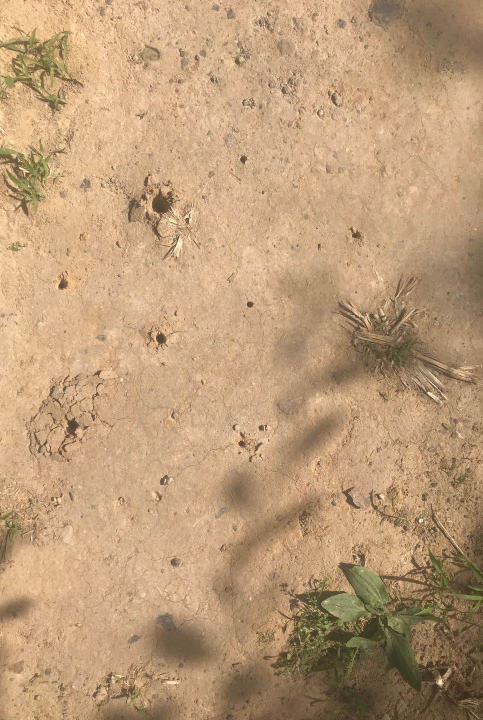
#> input picture license_plate/soil_2.jpg, 966 x 1440 px, found by its file name (shown at 1/2 size)
$ python soil_test.py   (older library calls are emulated)
#> lines starting #> are read from the running program, lines starting #| are printed output that depends on the picture; after the words box and inside, x2 and y2 are one past the last pixel; in counts of white or black regions, pixels touching at a corner belong together
import cv2
import numpy as np
from cv2.cv2 import GaussianBlur

image = cv2.imread('C:\\Users\\YFZX\\Desktop\\Python_code\\license_plate\\soil_2.jpg')
#> image is the input picture: shape (1440, 966, 3); mean B, G, R 121, 155.9, 188.6
output=image.copy()
# [4 lines of commented-out code are left out]

gray_img = cv2.cvtColor(image, cv2.COLOR_BGR2GRAY )
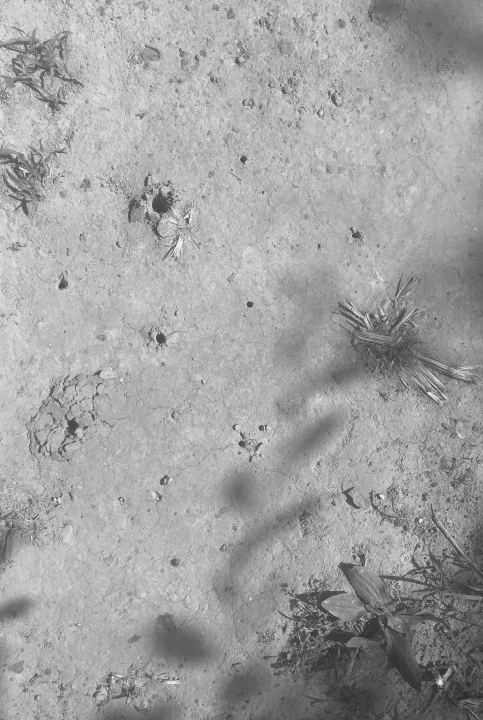
#> gray_img: shape (1440, 966) (shown at 1/2 size); min 11, max 252, mean 161.7
#cv2.imshow("gray", gray_img)
gauss=cv2.GaussianBlur(gray_img,(5,5),0)
#cv2.imshow("Gauss", gauss)

ret, thresh = cv2.threshold(gauss, 85, 255, cv2.THRESH_BINARY) # 阈值分割
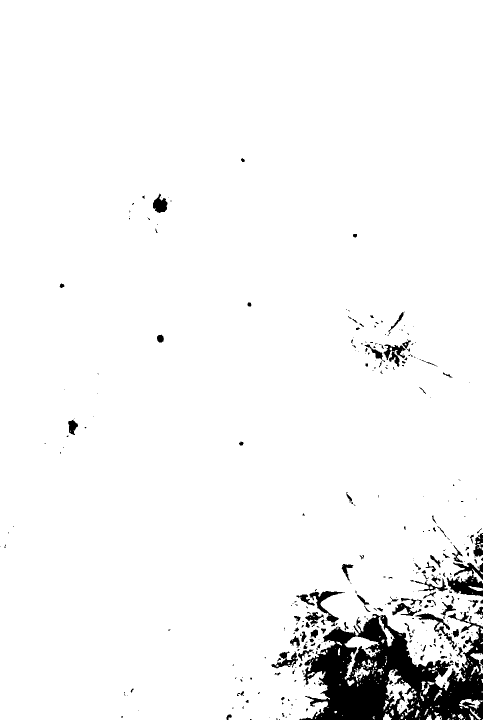
#> thresh: shape (1440, 966) (shown at 1/2 size); 95.7% white; 360 black regions (247 under 20 px), largest, box (x1, y1, x2, y2) and area: (599, 1224, 966, 1440) 42097, (893, 1125, 966, 1193) 2556, (619, 1182, 690, 1253) 1182
cv2.namedWindow('thresh0', 0)
cv2.resizeWindow('thresh0', 600, 500)
cv2.imshow("thresh0",thresh )

#sobel = cv2.Sobel(thresh, cv2.CV_8U, 1, 1, ksize=1) #对原始灰度图进行边缘检测，初步筛选出包含车牌位置的若干个区域
#cv2.imshow("sobel", sobel)


kernel_dilate = np.ones((5,5), np.uint8)
dilate = cv2.dilate(thresh, kernel_dilate, iterations=2)
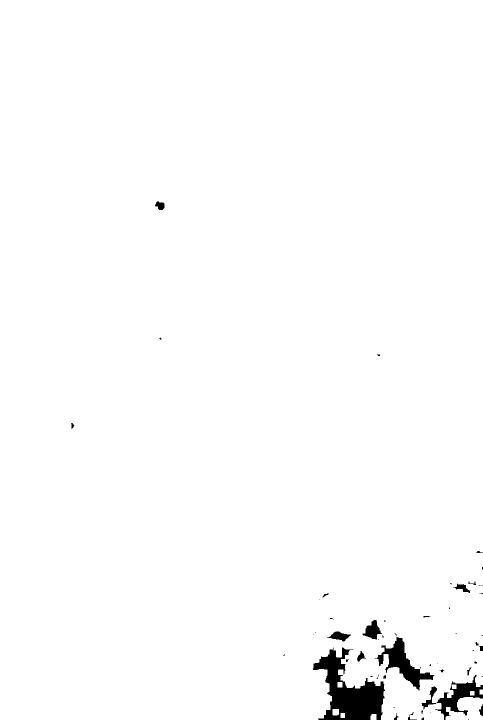
#> dilate: shape (1440, 966) (shown at 1/2 size); 98.6% white; 55 black regions (32 under 20 px), largest, box (x1, y1, x2, y2) and area: (626, 1295, 770, 1440) 9729, (749, 1274, 869, 1381) 3698, (843, 1350, 966, 1440) 3172
#cv2.imshow("dilate", dilate)
'''

'''
canny=cv2.Canny(dilate, 200, 300)
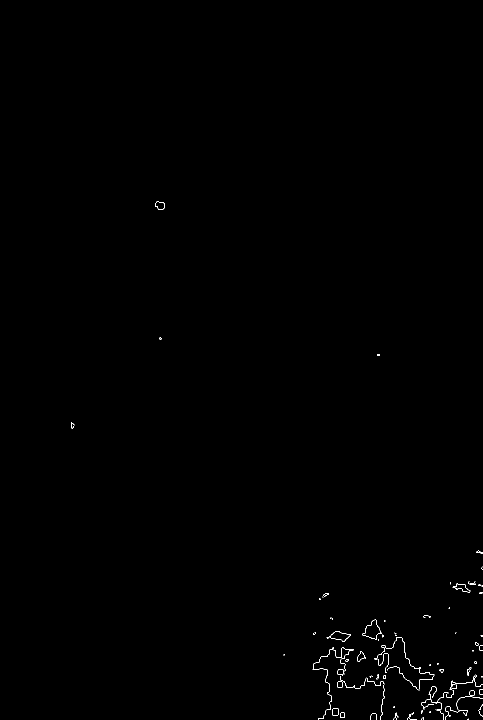
#> canny: shape (1440, 966) (shown at 1/2 size); 0.22% white in thin lines or dots, all inside (x1, y1, x2, y2) = (142, 402, 966, 1440)
cv2.namedWindow('canny', 0)
cv2.resizeWindow('canny', 600, 500)
cv2.imshow("canny", canny)


kernel_dilate = np.ones((5,5), np.uint8)
dilate = cv2.dilate(canny, kernel_dilate, iterations=20)
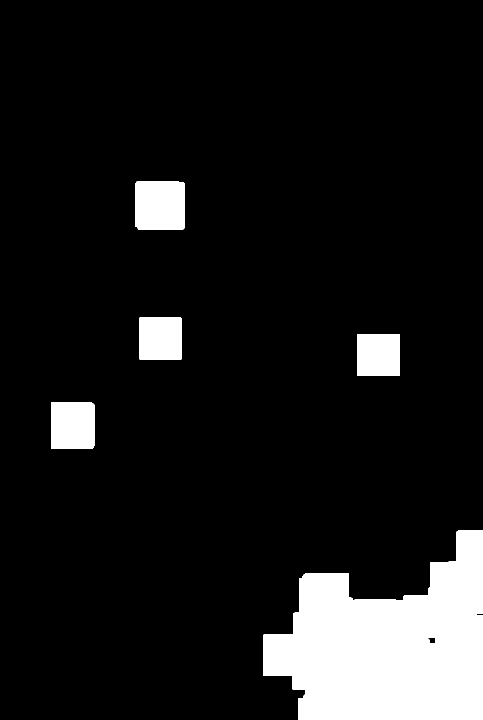
#> dilate: shape (1440, 966) (shown at 1/2 size); 10.4% white; 5 white regions
cv2.namedWindow('dilate2', 0)
cv2.resizeWindow('dilate2', 600, 500)
cv2.imshow("dilate2", dilate)

# [6 lines of commented-out code are left out]
'''
circles = cv2.HoughCircles(canny, cv2.HOUGH_GRADIENT,1,60,param1=50,param2=1,minRadius=1,maxRadius=5)
print(circles)
if circles is not None:
    # 将圆(x, y)坐标和半径转换成int
    circles = np.round(circles[0, :]).astype('int')
    for (x, y, r) in circles:
        # 绘制圆和半径矩形到output
        cv2.circle(output, (x, y), r, (0, 255, 0), 4)
        cv2.rectangle(output, (x-5, y-5), (x+5, y+5), (0, 128, 255), -1)

    cv2.imshow('output', np.hstack([image, output]))
'''


contours, hier = cv2.findContours(dilate, cv2.RETR_EXTERNAL, cv2.CHAIN_APPROX_SIMPLE)  #只检测外轮廓，即轮廓不分级
#> contours = 5 contours; box (x1, y1, x2, y2) and area: (527, 1061, 966, 1440) 111490, (270, 362, 369, 460) 9426, (102, 805, 189, 897) 7808, (714, 668, 800, 752) 7053, (279, 635, 363, 719) 6888
#print(contours[0].shape)
#> (the run stopped early here; a loop or call above may not have finished)

$ run again, with license_plate/soil_3.jpg copied over license_plate/soil_2.jpg
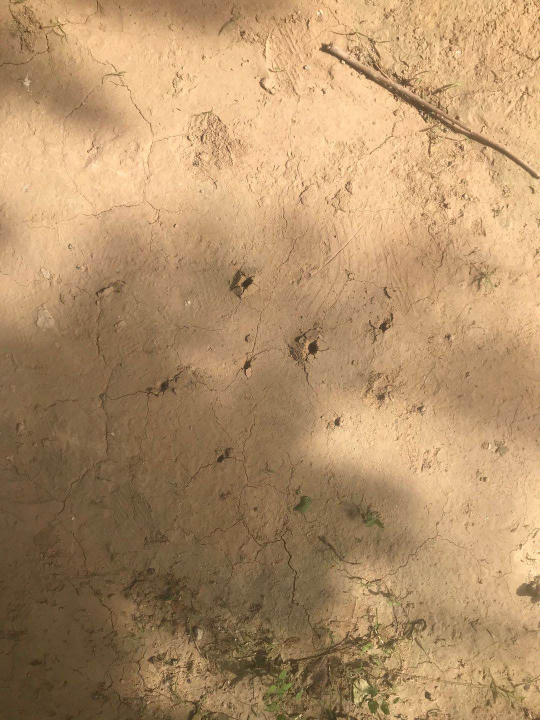
#> input picture license_plate/soil_3.jpg, 1080 x 1440 px, found by its file name (shown at 1/2 size)
#> image is the input picture: shape (1440, 1080, 3); mean B, G, R 104.5, 144, 177.7
#> `ret, thresh = cv2.threshold(gauss, 85, 255, cv2.THRESH_BINARY)`:
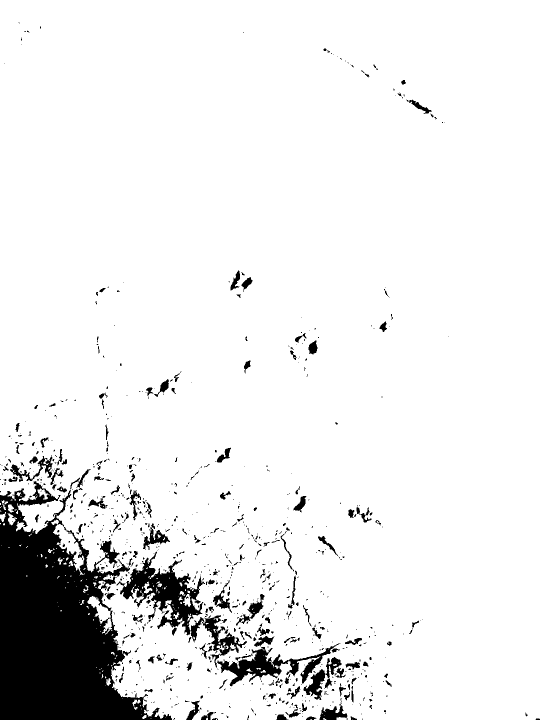
#> thresh: shape (1440, 1080) (shown at 1/2 size); 91.6% white; 899 black regions (686 under 20 px), largest, box (x1, y1, x2, y2) and area: (0, 962, 344, 1440) 85721, (240, 1103, 410, 1271) 9760, (404, 1230, 681, 1373) 8024
#> canny: shape (1440, 1080); 0.22% white in thin lines or dots, all inside (x1, y1, x2, y2) = (0, 562, 674, 1440)
#> `dilate = cv2.dilate(canny, kernel_dilate, iterations=20)`:
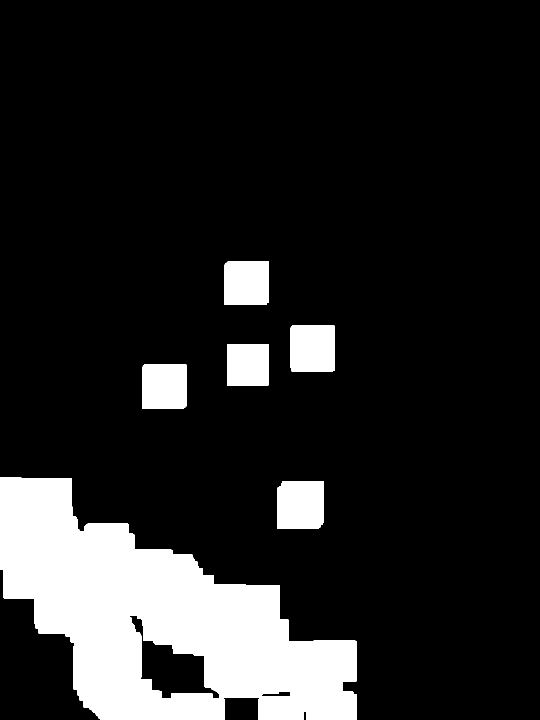
#> dilate: shape (1440, 1080) (shown at 1/2 size); 14.4% white; 6 white regions
#> contours = 6 contours; box (x1, y1, x2, y2) and area: (0, 954, 714, 1440) 182452, (554, 962, 647, 1058) 8566, (581, 650, 670, 743) 8069, (284, 728, 373, 818) 7800, (449, 522, 538, 610) 7608, (454, 688, 537, 771) 6724
